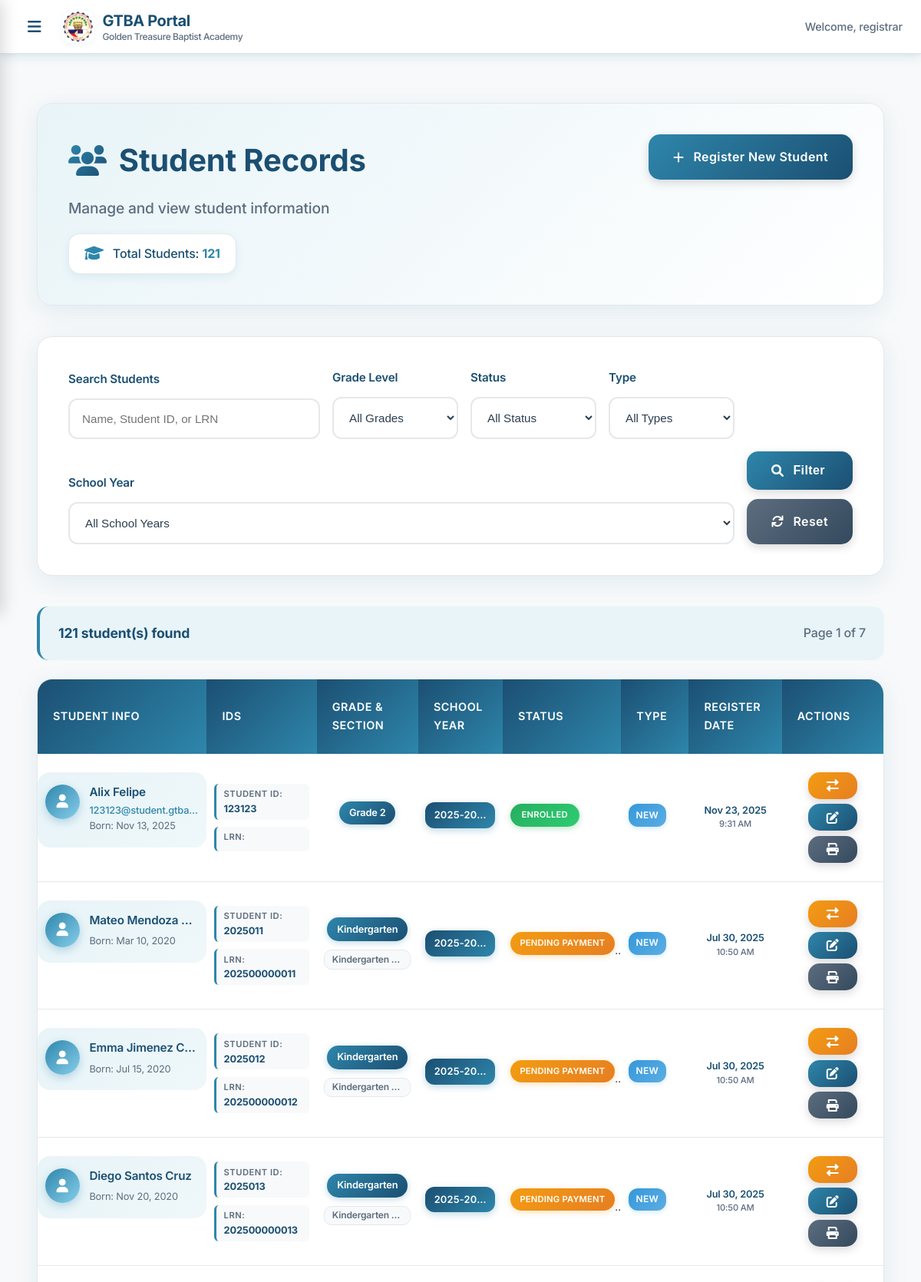
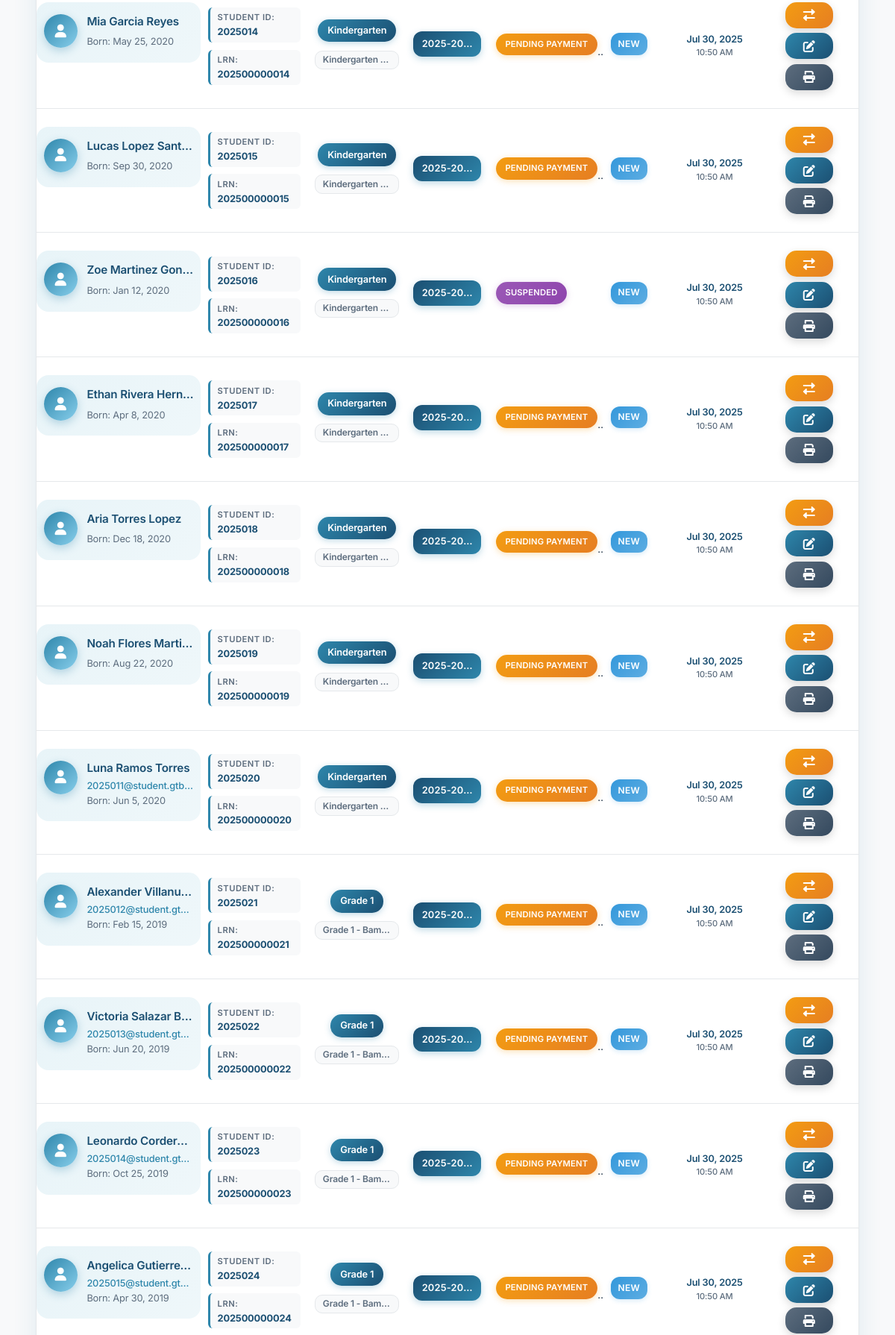
The page /registrar/student_records.php (signed in, upper part) on the database its author committed (2 pictures, top to bottom).
### tables this page shows
CREATE TABLE `students` (
  `id` int NOT NULL,
  `user_id` int NOT NULL,
  `student_id` varchar(20) NOT NULL,
  `lrn` varchar(12) DEFAULT NULL,
  `student_type` enum('Continuing','Transfer','New') NOT NULL,
  `enrollment_status` enum('Pending Payment','Enrolled','Dropped','Suspended','Transferred','Graduated') DEFAULT 'Pending Payment',
  `transferred_to_school` varchar(255) DEFAULT NULL,
  `transfer_date` date DEFAULT NULL,
  `transfer_reason` text,
  `transfer_approved_by` int DEFAULT NULL,
  `transfer_approved_at` timestamp NULL DEFAULT NULL,
  `prevent_auto_promotion` tinyint(1) DEFAULT NULL,
  `first_name` varchar(100) NOT NULL,
  `last_name` varchar(100) NOT NULL,
  `middle_name` varchar(100) DEFAULT NULL,
  `suffix` varchar(10) DEFAULT NULL,
  `gender` enum('Male','Female') NOT NULL,
  `date_of_birth` date NOT NULL,
  `place_of_birth` varchar(200) NOT NULL,
  `religion` varchar(50) DEFAULT NULL,
  `present_address` text NOT NULL,
  `permanent_address` text NOT NULL,
  `father_id` int DEFAULT NULL,
  `mother_id` int DEFAULT NULL,
  `legal_guardian_id` int DEFAULT NULL,
  `emergency_contact_name` varchar(200) DEFAULT NULL,
  `emergency_contact_number` varchar(20) DEFAULT NULL,
  `emergency_contact_relationship` varchar(50) DEFAULT NULL,
  `current_grade_level_id` int DEFAULT NULL,
  `current_section_id` int DEFAULT NULL,
  `current_school_year_id` int DEFAULT NULL,
  `medical_conditions` text,
  `allergies` text,
  `special_needs` text,
  `is_active` tinyint(1) DEFAULT '1',
  `created_by` int NOT NULL,
  `created_at` timestamp NULL DEFAULT CURRENT_TIMESTAMP,
  `updated_at` timestamp NULL DEFAULT CURRENT_TIMESTAMP ON UPDATE CURRENT_TIMESTAMP
);

CREATE TABLE `users` (
  `id` int NOT NULL,
  `username` varchar(50) NOT NULL,
  `email` varchar(100) NOT NULL,
  `profile_picture` varchar(255) DEFAULT NULL,
  `password` varchar(255) NOT NULL,
  `role_id` int NOT NULL,
  `is_active` tinyint(1) DEFAULT '1',
  `archived_at` timestamp NULL DEFAULT NULL,
  `email_verified_at` timestamp NULL DEFAULT NULL,
  `remember_token` varchar(100) DEFAULT NULL,
  `created_at` timestamp NULL DEFAULT CURRENT_TIMESTAMP,
  `updated_at` timestamp NULL DEFAULT CURRENT_TIMESTAMP ON UPDATE CURRENT_TIMESTAMP
);

CREATE TABLE `grade_levels` (
  `id` int NOT NULL,
  `grade_name` varchar(50) NOT NULL,
  `grade_code` varchar(10) NOT NULL,
  `level_type` enum('Nursery','Kindergarten','Elementary','Junior High School') NOT NULL,
  `grade_order` int NOT NULL,
  `is_active` tinyint(1) DEFAULT '1',
  `created_at` timestamp NULL DEFAULT CURRENT_TIMESTAMP,
  `updated_at` timestamp NULL DEFAULT CURRENT_TIMESTAMP ON UPDATE CURRENT_TIMESTAMP
);

CREATE TABLE `school_years` (
  `id` int NOT NULL,
  `year_name` varchar(20) DEFAULT NULL,
  `year_label` varchar(20) NOT NULL,
  `start_date` date NOT NULL,
  `end_date` date NOT NULL,
  `is_active` tinyint(1) DEFAULT '0',
  `is_current` tinyint(1) DEFAULT '0',
  `created_by` int NOT NULL,
  `created_at` timestamp NULL DEFAULT CURRENT_TIMESTAMP,
  `updated_at` timestamp NULL DEFAULT CURRENT_TIMESTAMP ON UPDATE CURRENT_TIMESTAMP
);

CREATE TABLE `sections` (
  `id` int NOT NULL,
  `section_name` varchar(100) NOT NULL,
  `grade_level_id` int NOT NULL,
  `school_year_id` int NOT NULL,
  `room_number` varchar(50) DEFAULT NULL,
  `description` text,
  `current_enrollment` int DEFAULT '0',
  `is_active` tinyint(1) DEFAULT '1',
  `created_by` int NOT NULL,
  `created_at` timestamp NULL DEFAULT CURRENT_TIMESTAMP,
  `updated_at` timestamp NULL DEFAULT CURRENT_TIMESTAMP ON UPDATE CURRENT_TIMESTAMP
);

### registrar/student_records.php (the view, shortened to what this page needs)
<?php
$database = new Database();
$conn = $database->connect();
$search = $_GET['search'] ?? '';
$page = max(1, $_GET['page'] ?? 1);
$limit = 20;
$offset = ($page - 1) * $limit;
$where_conditions = ["s.is_active = 1"];
$params = [];
$where_clause = 'WHERE ' . implode(' AND ', $where_conditions);
$count_sql = "SELECT COUNT(*) as total FROM students s $where_clause";
$stmt = $conn->prepare($count_sql);
$stmt->execute($params);
$total_students = $stmt->fetch(PDO::FETCH_ASSOC)['total'];
$total_pages = ceil($total_students / $limit);
$sql = "SELECT s.*,
               gl.grade_name,
               sec.section_name,
               sy.year_label,
               u.email,
               approver.username as approved_by_username,
               CONCAT(s.first_name, ' ', IFNULL(CONCAT(s.middle_name, ' '), ''), s.last_name) as full_name
        FROM students s
        LEFT JOIN grade_levels gl ON s.current_grade_level_id = gl.id
        LEFT JOIN sections sec ON s.current_section_id = sec.id
        LEFT JOIN school_years sy ON s.current_school_year_id = sy.id
        LEFT JOIN users u ON s.user_id = u.id
        LEFT JOIN users approver ON s.transfer_approved_by = approver.id
        $where_clause
        ORDER BY s.created_at DESC
        LIMIT $limit OFFSET $offset";
$stmt = $conn->prepare($sql);
$stmt->execute($params);
$students = $stmt->fetchAll(PDO::FETCH_ASSOC);
include '../includes/header.php';
?>
<div class="main-wrapper">
    <div class="content-wrapper" style="max-width: 1400px; margin: 0 auto; padding: 2rem 1rem;">
        <div class="content-header">
            <div class="header-left">
                <h1><i class="fas fa-users"></i> Student Records</h1>
                <p>Manage and view student information</p>
                <div class="header-stats">
                    <div class="stat-item">
                        <i class="fas fa-graduation-cap"></i>
                        <span>Total Students: <strong><?php echo $total_students; ?></strong></span>
                    </div>
                </div>
            </div>
            <div class="header-actions">
                <a href="student_registration.php" class="btn btn-primary">
                    <i class="fas fa-plus"></i> Register New Student
                </a>
            </div>
        </div>
        <div class="filters-card">
            <form method="GET" class="filters-form">
                <div class="filter-group">
                    <label for="search">Search Students</label>
                    <input type="text" id="search" name="search" value="<?php echo htmlspecialchars($search); ?>" placeholder="Name, Student ID, or LRN">
                </div>
                <div class="filter-group">
                    <label for="grade_filter">Grade Level</label>
                    <select id="grade_filter" name="grade_filter">
                        <option value="">All Grades</option>
                    </select>
                </div>
                <div class="filter-group">
                    <label for="status_filter">Status</label>
                    <select id="status_filter" name="status_filter">
                        <option value="">All Status</option>
                    </select>
                </div>
                <div class="filter-group">
                    <label for="type_filter">Type</label>
                    <select id="type_filter" name="type_filter">
                        <option value="">All Types</option>
                    </select>
                </div>
                <div class="filter-group">
                    <label for="school_year_filter">School Year</label>
                    <select id="school_year_filter" name="school_year_filter">
                        <option value="">All School Years</option>
                    </select>
                </div>
                <div class="filter-actions">
                    <button type="submit" class="btn btn-primary">
                        <i class="fas fa-search"></i> Filter
                    </button>
                    <a href="student_records.php" class="btn btn-secondary">
                        <i class="fas fa-refresh"></i> Reset
                    </a>
                </div>
            </form>
        </div>
        <div class="results-summary">
            <span class="total-count"><?php echo $total_students; ?> student(s) found</span>
            <?php if ($total_pages > 1): ?>
                <span class="page-info">Page <?php echo $page; ?> of <?php echo $total_pages; ?></span>
            <?php endif; ?>
        </div>
        <div class="table-container">
            <?php if (empty($students)): ?>
                <div class="empty-state">
                    <i class="fas fa-users"></i>
                    <h3>No students found</h3>
                    <p>No students match your search criteria.</p>
                </div>
            <?php else: ?>
                <table class="data-table">
                    <thead>
                        <tr>
                            <th>Student Info</th>
                            <th>IDs</th>
                            <th>Grade & Section</th>
                            <th>School Year</th>
                            <th>Status</th>
                            <th>Type</th>
                            <th>Register Date</th>
                            <th>Actions</th>
                        </tr>
                    </thead>
                    <tbody>
                        <?php foreach ($students as $student): ?>
                            <tr>
                                <td class="student-info">
                                    <div class="student-avatar">
                                        <i class="fas fa-user"></i>
                                    </div>
                                    <div class="student-details">
                                        <strong><?php echo htmlspecialchars($student['full_name']); ?></strong>
                                        <div class="student-email"><?php echo htmlspecialchars($student['email'] ?? ''); ?></div>
                                        <div class="student-birth">Born: <?php echo date('M j, Y', strtotime($student['date_of_birth'])); ?></div>
                                    </div>
                                </td>
                                <td class="ids-info">
                                    <div class="id-item">
                                        <small>Student ID:</small>
                                        <strong><?php echo htmlspecialchars($student['student_id']); ?></strong>
                                    </div>
                                    <div class="id-item">
                                        <small>LRN:</small>
                                        <strong><?php echo htmlspecialchars($student['lrn']); ?></strong>
                                    </div>
                                </td>
                                <td class="academic-info">
                                    <?php if ($student['grade_name']): ?>
                                        <div class="grade-badge"><?php echo htmlspecialchars($student['grade_name']); ?></div>
                                        <?php if ($student['section_name']): ?>
                                            <div class="section-info"><?php echo htmlspecialchars($student['section_name']); ?></div>
                                        <?php endif; ?>
                                    <?php else: ?>
                                        <span class="text-muted">Not assigned</span>
                                    <?php endif; ?>
                                </td>
                                <td class="school-year-info">
                                    <?php if ($student['year_label']): ?>
                                        <span class="school-year-badge">
                                            <?php echo htmlspecialchars($student['year_label']); ?>
                                        </span>
                                    <?php else: ?>
                                        <span class="text-muted">Not set</span>
                                    <?php endif; ?>
                                </td>
                                <td>
                                    <span class="status-badge status-<?php echo strtolower(str_replace(' ', '-', $student['enrollment_status'])); ?>">
                                        <?php echo htmlspecialchars($student['enrollment_status']); ?>
                                    </span>
                                </td>
                                <td>
                                    <span class="type-badge type-<?php echo strtolower($student['student_type']); ?>">
                                        <?php echo htmlspecialchars($student['student_type']); ?>
                                    </span>
                                </td>
                                <td class="date-info-cell">
                                    <div class="date-info">
                                        <span class="date-text"><?php echo date('M j, Y', strtotime($student['created_at'])); ?></span>
                                        <span class="time-text"><?php echo date('g:i A', strtotime($student['created_at'])); ?></span>
                                    </div>
                                </td>
                                <td class="actions">
                                    <div class="action-buttons">
                                        <button class="btn btn-sm btn-warning"
                                                onclick='changeStatus(<?php echo $student['id']; ?>, "<?php echo htmlspecialchars($student['enrollment_status'], ENT_QUOTES); ?>", <?php echo htmlspecialchars(json_encode([
                                                    'transferred_to_school' => $student['transferred_to_school'],
                                                    'transfer_date' => $student['transfer_date'],
                                                    'transfer_reason' => $student['transfer_reason'],
                                                    'approved_by_username' => $student['approved_by_username'],
                                                    'transfer_approved_at' => $student['transfer_approved_at']
                                                ]), ENT_QUOTES); ?>)'
                                                title="Change Status">
                                            <i class="fas fa-exchange-alt"></i>
                                        </button>
                                        <button class="btn btn-sm btn-primary" onclick="editStudent(<?php echo $student['id']; ?>)" title="Edit">
                                            <i class="fas fa-edit"></i>
                                        </button>
                                        <button class="btn btn-sm btn-secondary" onclick="printRecord(<?php echo $student['id']; ?>)" title="Print Record">
                                            <i class="fas fa-print"></i>
                                        </button>
                                    </div>
                                </td>
                            </tr>
                        <?php endforeach; ?>
                    </tbody>
                </table>
            <?php endif; ?>
        </div>
    </div>
</div>
<?php include '../includes/footer.php'; ?>

### rows shown on the page
students: full_name "Alix Felipe", user.email "123123@student.gtba…", date_of_birth "Nov 13, 2025", student "123123", current_grade_level.grade_name "Grade 2", current_school_year.year_label "2025-20…", enrollment_status "ENROLLED", student_type "NEW", created_at "Nov 23, 2025", created_at "9:31 AM"
students: full_name "Mateo Mendoza…", date_of_birth "Mar 10, 2020", student "2025011", lrn "202500000011", current_grade_level.grade_name "Kindergarten", current_section.section_name "Kindergarten…", current_school_year.year_label "2025-20…", enrollment_status "PENDING PAYMEN…", student_type "NEW", created_at "Jul 30, 2025", created_at "10:50 AM"
students: full_name "Emma Jimenez C…", date_of_birth "Jul 15, 2020", student "2025012", lrn "202500000012", current_grade_level.grade_name "Kindergarten", current_section.section_name "Kindergarten…", current_school_year.year_label "2025-20…", enrollment_status "PENDING PAYMEN…", student_type "NEW", created_at "Jul 30, 2025", created_at "10:50 AM"
students: full_name "Diego Santos Cruz", date_of_birth "Nov 20, 2020", student "2025013", lrn "202500000013", current_grade_level.grade_name "Kindergarten", current_section.section_name "Kindergarten…", current_school_year.year_label "2025-20…", enrollment_status "PENDING PAYMEN…", student_type "NEW", created_at "Jul 30, 2025", created_at "10:50 AM"
students: full_name "Mia Garcia Reyes", date_of_birth "May 25, 2020", student "2025014", lrn "202500000014", current_grade_level.grade_name "Kindergarten", current_section.section_name "Kindergarten…", current_school_year.year_label "2025-20…", enrollment_status "PENDING PAYMEN…", student_type "NEW", created_at "Jul 30, 2025", created_at "10:50 AM"
students: full_name "Lucas Lopez Santos", date_of_birth "Sep 30, 2020", student "2025015", lrn "202500000015", current_grade_level.grade_name "Kindergarten", current_section.section_name "Kindergarten…", current_school_year.year_label "2025-20…", enrollment_status "PENDING PAYMEN…", student_type "NEW", created_at "Jul 30, 2025", created_at "10:50 AM"
students: full_name "Zoe Martinez Gon…", date_of_birth "Jan 12, 2020", student "2025016", lrn "202500000016", current_grade_level.grade_name "Kindergarten", current_section.section_name "Kindergarten…", current_school_year.year_label "2025-20…", enrollment_status "SUSPENDED", student_type "NEW", created_at "Jul 30, 2025", created_at "10:50 AM"
students: full_name "Ethan Rivera Her…", date_of_birth "Apr 8, 2020", student "2025017", lrn "202500000017", current_grade_level.grade_name "Kindergarten", current_section.section_name "Kindergarten…", current_school_year.year_label "2025-20…", enrollment_status "PENDING PAYMEN…", student_type "NEW", created_at "Jul 30, 2025", created_at "10:50 AM"
students: full_name "Aria Torres Lopez", date_of_birth "Dec 18, 2020", student "2025018", lrn "202500000018", current_grade_level.grade_name "Kindergarten", current_section.section_name "Kindergarten…", current_school_year.year_label "2025-20…", enrollment_status "PENDING PAYMEN…", student_type "NEW", created_at "Jul 30, 2025", created_at "10:50 AM"
students: full_name "Noah Flores Marti…", date_of_birth "Aug 22, 2020", student "2025019", lrn "202500000019", current_grade_level.grade_name "Kindergarten", current_section.section_name "Kindergarten…", current_school_year.year_label "2025-20…", enrollment_status "PENDING PAYMEN…", student_type "NEW", created_at "Jul 30, 2025", created_at "10:50 AM"
students: full_name "Luna Ramos Torres", user.email "2025011@student.gtb…", date_of_birth "Jun 5, 2020", student "2025020", lrn "202500000020", current_grade_level.grade_name "Kindergarten", current_section.section_name "Kindergarten…", current_school_year.year_label "2025-20…", enrollment_status "PENDING PAYMEN…", student_type "NEW", created_at "Jul 30, 2025", created_at "10:50 AM"
students: full_name "Alexander Villanu…", user.email "2025012@student.gt…", date_of_birth "Feb 15, 2019", student "2025021", lrn "202500000021", current_grade_level.grade_name "Grade 1", current_section.section_name "Grade 1 - Bam…", current_school_year.year_label "2025-20…", enrollment_status "PENDING PAYMEN…", student_type "NEW", created_at "Jul 30, 2025", created_at "10:50 AM"
students: full_name "Victoria Salazar B…", user.email "2025013@student.gt…", date_of_birth "Jun 20, 2019", student "2025022", lrn "202500000022", current_grade_level.grade_name "Grade 1", current_section.section_name "Grade 1 - Bam…", current_school_year.year_label "2025-20…", enrollment_status "PENDING PAYMEN…", student_type "NEW", created_at "Jul 30, 2025", created_at "10:50 AM"
students: full_name "Leonardo Corder…", user.email "2025014@student.gt…", date_of_birth "Oct 25, 2019", student "2025023", lrn "202500000023", current_grade_level.grade_name "Grade 1", current_section.section_name "Grade 1 - Bam…", current_school_year.year_label "2025-20…", enrollment_status "PENDING PAYMEN…", student_type "NEW", created_at "Jul 30, 2025", created_at "10:50 AM"
students: full_name "Angelica Gutierre…", user.email "2025015@student.gt…", date_of_birth "Apr 30, 2019", student "2025024", lrn "202500000024", current_grade_level.grade_name "Grade 1", current_section.section_name "Grade 1 - Bam…", current_school_year.year_label "2025-20…", enrollment_status "PENDING PAYMEN…", student_type "NEW", created_at "Jul 30, 2025", created_at "10:50 AM"

### other values the page prints
$_SESSION['username'] "registrar"
$total_students "121"
$page "1"
$total_pages "7"
